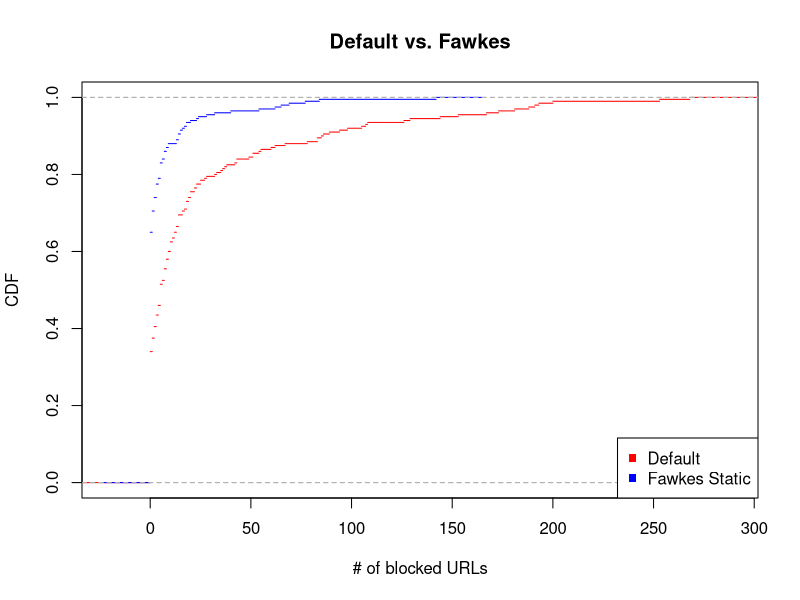
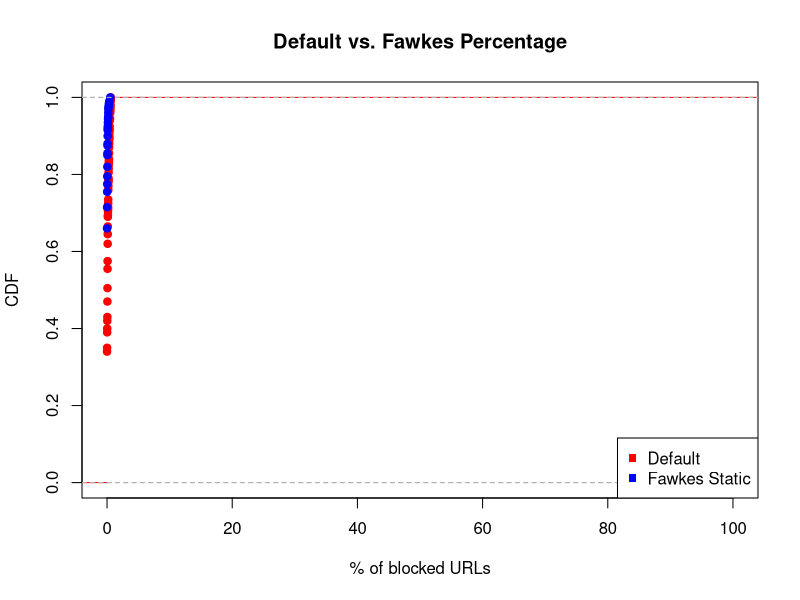

The R script that drew these images, in order:
df <- read.csv("blocked_urls.csv")
plot(ecdf(df[,"default"]),
     cex=0,
     main="Default vs. Fawkes",
     xlab="# of blocked URLs",
     ylab="CDF",
     col="red")

lines(ecdf(df[,"fawkes_static"]),
      cex=0,
      col="blue")

legend('bottomright', 
       legend=c("Default","Fawkes Static"),  # text in the legend
       col=c("red","blue"),  # point colors
       pch=15)  # specify the point type to be a square

############################################################
plot(ecdf(df[,"default_per"]),
     xlim=c(0,100),
     main="Default vs. Fawkes Percentage",
     xlab="% of blocked URLs",
     ylab="CDF",
     col="red")

lines(ecdf(df[,"fawkes_static_per"]),
#      cex=0,
      col="blue")

legend('bottomright', 
       legend=c("Default","Fawkes Static"),  # text in the legend
       col=c("red","blue"),  # point colors
       pch=15)  # specify the point type to be a square

